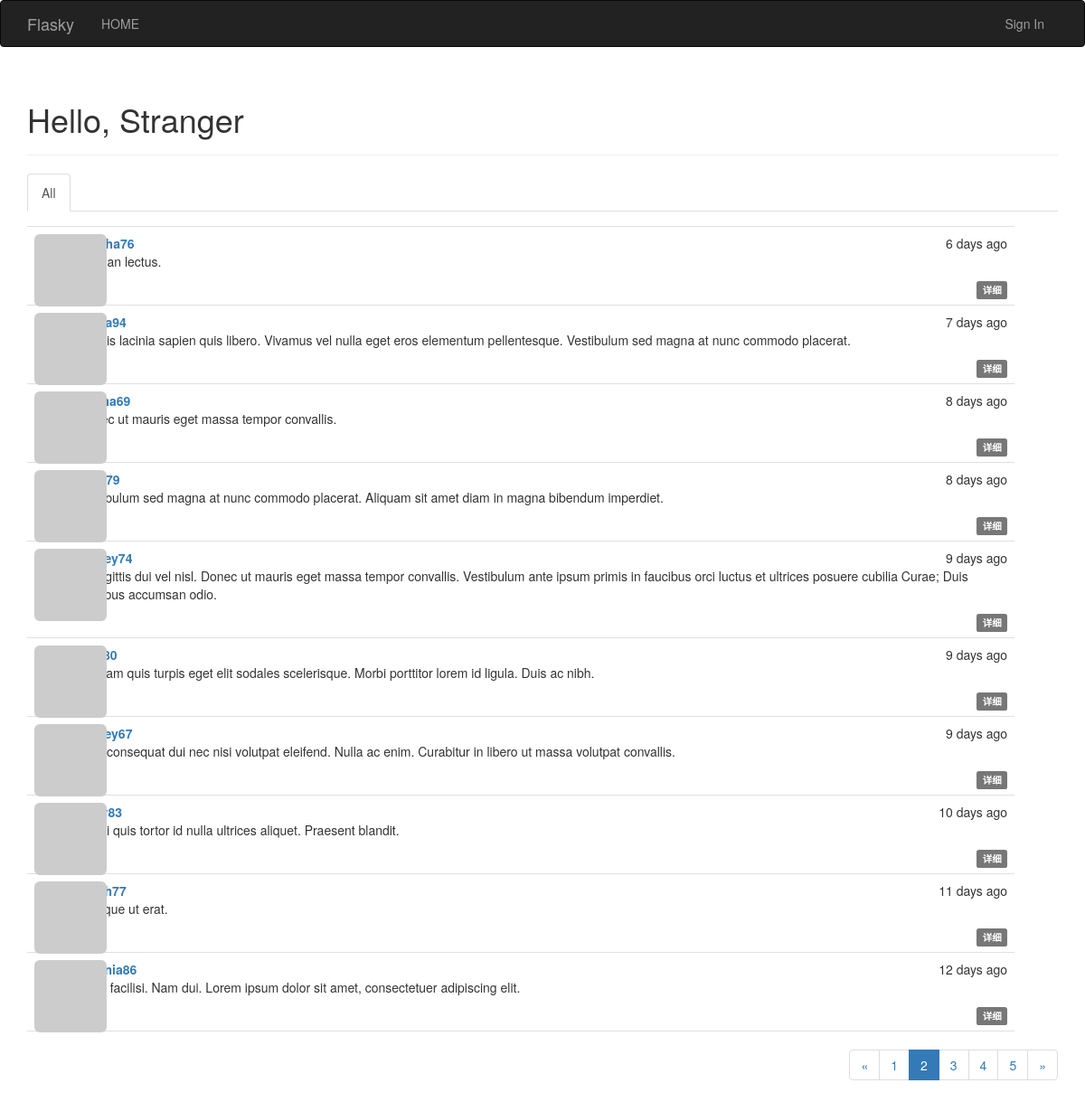
Screenshot of /?page=2 with the database file from the repository.
### app/models.py (models this page shows, shortened)
class Post(db.Model):
    __tablename__ = 'posts'
    id = db.Column(db.Integer, primary_key=True)
    body = db.Column(db.Text)
    timestamp = db.Column(db.DateTime, index=True, default=datetime.utcnow)
    author_id = db.Column(db.Integer, db.ForeignKey('users.id'))
    body_html = db.Column(db.Text)

class User(UserMixin, db.Model):
    __tablename__ = 'users'
    id = db.Column(db.Integer, primary_key=True)
    email = db.Column(db.String(64), unique=True, index=True)
    username = db.Column(db.String(64), unique=True, index=True)
    password_hash = db.Column(db.String(128))
    role_id = db.Column(db.Integer, db.ForeignKey('roles.id'))
    confirmed = db.Column(db.Boolean, default=False)
    name = db.Column(db.String(64))
    location = db.Column(db.String(64))
    about_me = db.Column(db.Text())
    member_since = db.Column(db.DateTime(), default=datetime.utcnow)
    last_seen = db.Column(db.DateTime(), default=datetime.utcnow)
    posts = db.relationship('Post', backref='author', lazy='dynamic')
    followed = db.relationship('Follow', foreign_keys=[Follow.follower_id],
                               backref=db.backref('follower', lazy='joined'),
                               lazy='dynamic', cascade='all,delete-orphan')
    followers = db.relationship('Follow', foreign_keys=[Follow.followed_id],
                                backref=db.backref('followed', lazy='joined'),
                                lazy='dynamic', cascade='all,delete-orphan')
    @property
    def password(self):
        raise AttributeError('password is not a readable attribute')
    def gravatar(self, size=100, default='identicon', rating='g'):
        if request.is_secure:
            url = 'https://secure.gravatar.com/avatar'
        else:
            url = 'http://www.gravatar.com/avatar'
        hash = hashlib.md5(self.email.encode('utf-8')).hexdigest()
        return '{}/{}?s={}&d={}&r={}'.format(url, hash, size, default, rating)

### app/main/views.py (the view)
@main.route('/', methods=['GET', 'POST'])
def index():
    form = PostForm()
    if current_user.can(Permission.WRITE_ARTICLES) and form.validate_on_submit():
        post = Post(body=form.body.data, author=current_user._get_current_object())
        db.session.add(post)
        return redirect(url_for('.index'))
    page = request.args.get('page', 1, type=int)
    show_followed = False
    if current_user.is_authenticated:
        show_followed=bool(request.cookies.get('show_followed',''))
    if show_followed:
        query = current_user.followed_posts
    else:
        query = Post.query
    pagination = query.order_by(Post.timestamp.desc()).paginate(
        page,per_page=current_app.config['POSTS_PER_PAGE'],
        error_out=False
    )
    posts = pagination.items
    return render_template('index.html', form=form, posts=posts, pagination=pagination,show_followed=show_followed)

### app/auth/views.py (called while the page is built)
@auth.before_app_request
def before_request():
    if current_user.is_authenticated:
        current_user.ping()
        if not current_user.confirmed and request.endpoint[:5]!='auth.':
            flash("尽快认证账号")

### app/main/__init__.py (called while the page is built)
@main.app_context_processor
def inject_permissions():
    return dict(Permission=Permission)

### app/models.py (called while the page is built)
    def can(self, permissions):
        return False

### app/templates/index.html (shortened to what this page needs)
{% extends "base.html" %}
{% import "bootstrap/wtf.html" as wtf%}
{% import "_macros.html" as macros%}
{% block page_content %}
<div class="page-header">
    <h1>Hello,
        {% if current_user.is_authenticated %}
        {{ current_user.username }}
        {% else %}
        Stranger
        {% endif %}
    </h1>
</div>
<div class="post-tabs">
    <ul class="nav nav-tabs">
        <li {% if not show_followed %} class="active"{% endif %}><a href="{{ url_for('.show_all') }}">All</a></li>
    </ul>
</div>
{% include '_posts.html'%}
{% if pagination %}
<div class="pagination">
    {{ macros.pagination_widget(pagination, '.index') }}
</div>
{% endif %}
{% endblock %}

### app/templates/_posts.html (shortened to what this page needs)
<ul class="posts">
    {% for post in posts %}
    <li class="post">
        <div class="post-thumbnail">
            <a href="{{ url_for('.user', username=post.author.username) }}">
                <img class="img-rounded profile-thumbnail" src="{{ post.author.gravatar(size=40) }}">
            </a>
        </div>
        <div class="post-content">
            <div class="post-date">{{ moment(post.timestamp).fromNow() }}</div>
            <div class="post-author"><a href="{{ url_for('.user', username=post.author.username) }}">{{ post.author.username }}</a></div>
            <div class="post-body">
                {% if post.body_html %}
                    {{ post.body_html |safe}}
                {% else %}
                    {{ post.body}}
                {% endif %}
            </div>
            <div class="post-footer">
                <a href="{{url_for('.post',id=post.id)}}">
                    <span class="label label-default">详细</span>
                </a>
            </div>
        </div>
    </li>
    {% endfor %}
</ul>

### app/static/styles.css (style rules this page uses)
.profile-thumbnail { position: absolute; }
ul.posts { list-style-type: none; padding: 0px; margin: 16px 48px 0px 0px; border-top: 1px solid #e0e0e0; }
ul.posts li.post { padding: 8px; border-bottom: 1px solid #e0e0e0; }
div.post-date { float: right; }
div.post-author { font-weight: bold; }
div.post-thumbnail { position: absolute; }
div.post-content { margin-left: 48px; min-height: 48px; }
div.post-footer { text-align: right; }
div.pagination { width: 100%; text-align: right; padding: 0px; margin: 0px; }

### rows the page displays
Post: timestamp "6 days ago", body_html "Aenean lectus."
Post: timestamp "7 days ago", body_html "Mauris lacinia sapien quis libero. Vivamus vel nulla eget eros elementum pellentesque. Vestibulum sed magna at nunc commodo placerat."
Post: timestamp "8 days ago", body_html "Donec ut mauris eget massa tempor convallis."
Post: timestamp "8 days ago", body_html "Vestibulum sed magna at nunc commodo placerat. Aliquam sit amet diam in magna bibendum imperdiet."
Post: timestamp "9 days ago", body_html "In sagittis dui vel nisl. Donec ut mauris eget massa tempor convallis. Vestibulum ante ipsum primis in faucibus orci luctus et ultrices posuere cubilia Curae; Duis faucibus accumsan odio."
Post: timestamp "9 days ago", body_html "Aliquam quis turpis eget elit sodales scelerisque. Morbi porttitor lorem id ligula. Duis ac nibh."
Post: timestamp "9 days ago", body_html "Duis consequat dui nec nisi volutpat eleifend. Nulla ac enim. Curabitur in libero ut massa volutpat convallis."
Post: timestamp "10 days ago", body_html "Morbi quis tortor id nulla ultrices aliquet. Praesent blandit."
Post: timestamp "11 days ago", body_html "Quisque ut erat."
Post: timestamp "12 days ago", author.username "virginia86", body_html "Nulla facilisi. Nam dui. Lorem ipsum dolor sit amet, consectetuer adipiscing elit."

### other values shown
{{ p }} "1" "3" "4" "5"
{{ p }} "2"
